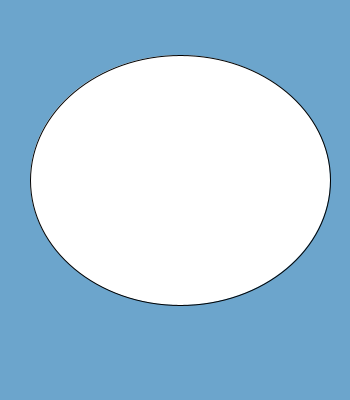
Frame 1 (no input)
Frame 60 (the mouse pressed at the canvas centre just before this capture): identical to frame 1, image omitted
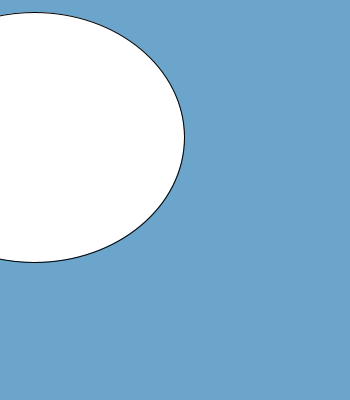
Frame 120 (the mouse held since frame 60 and released just before this capture)

The Processing sketch that drew these frames (run headless with seeded random() and noise(); from frame 60 on, the mouse is pressed at the canvas centre):

// Processing sketch: SlipperyDot
// ── SlipperyDot.pde
import java.util.Random;

void setup() {
  size(350, 400);
}


int x = 180;
int y = 180;
int sizex = 300;
int sizey = 250;
void draw() {
  background(108, 165, 204); 
  ellipse(x, y, sizex, sizey);
  if (mousePressed) {
    mousePressed();
  }
}


void mousePressed() {
  int distance = getDistance( x, y, sizex, sizey);
  System.out.println(distance);
  if (distance>(-1 * (sizex/2)) && distance< (sizey/2));
  x=new Random().nextInt(180);
  y=new Random().nextInt(180);
}

int getDistance(int x1, int y1, int x2, int y2) {
  return (int)Math.sqrt(x2 * x2 + y2 * y2) - (int)Math.sqrt(x1 * x1 + y1 * y1);
}
